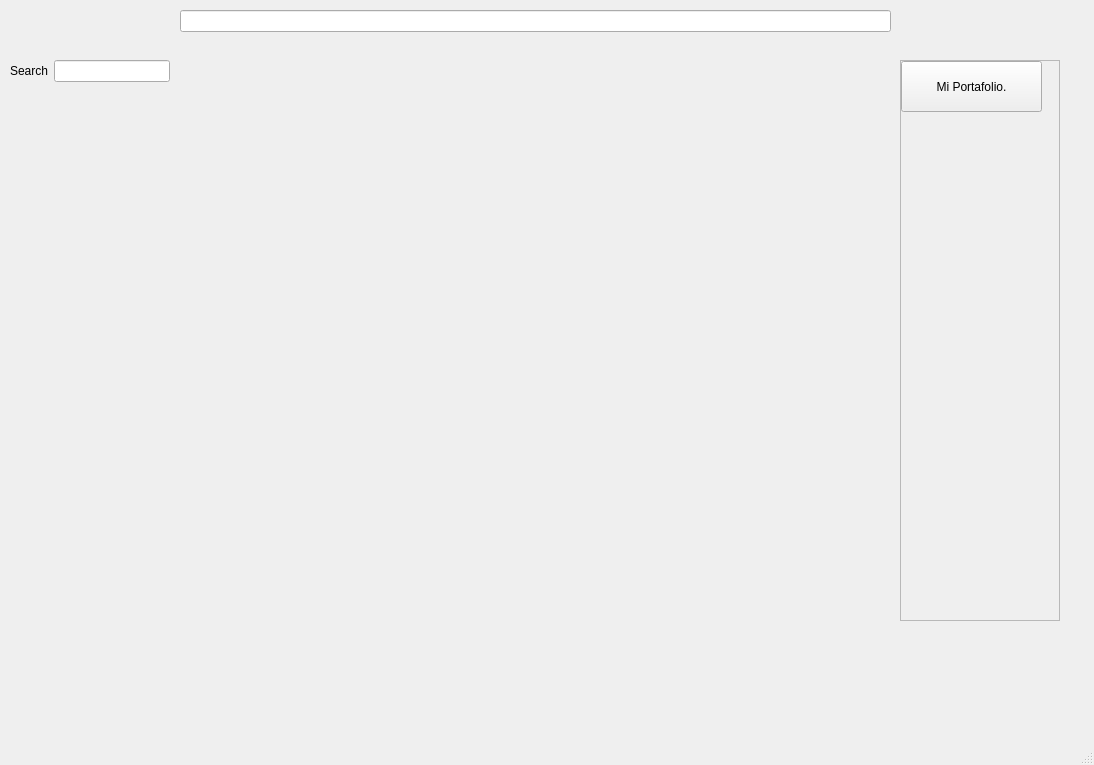
<?xml version="1.0" encoding="UTF-8"?>
<ui version="4.0">
 <class>MainWindow</class>
 <widget class="QMainWindow" name="MainWindow">
  <property name="geometry">
   <rect>
    <x>0</x>
    <y>0</y>
    <width>1094</width>
    <height>765</height>
   </rect>
  </property>
  <property name="windowTitle">
   <string>MainWindow</string>
  </property>
  <widget class="QWidget" name="centralwidget">
   <widget class="QWidget" name="gridLayoutWidget">
    <property name="geometry">
     <rect>
      <x>180</x>
      <y>150</y>
      <width>711</width>
      <height>471</height>
     </rect>
    </property>
    <layout class="QGridLayout" name="MainLayout">
     <property name="leftMargin">
      <number>1</number>
     </property>
    </layout>
   </widget>
   <widget class="QWidget" name="gridLayoutWidget_2">
    <property name="geometry">
     <rect>
      <x>179</x>
      <y>60</y>
      <width>711</width>
      <height>80</height>
     </rect>
    </property>
    <layout class="QGridLayout" name="PortfolioDataLayout"/>
   </widget>
   <widget class="QWidget" name="gridLayoutWidget_3">
    <property name="geometry">
     <rect>
      <x>900</x>
      <y>60</y>
      <width>160</width>
      <height>561</height>
     </rect>
    </property>
    <layout class="QGridLayout" name="ToolsLayout">
     <item row="0" column="0">
      <widget class="QScrollArea" name="scrollArea">
       <property name="widgetResizable">
        <bool>true</bool>
       </property>
       <widget class="QWidget" name="scrollAreaWidgetContents_2">
        <property name="geometry">
         <rect>
          <x>0</x>
          <y>0</y>
          <width>156</width>
          <height>557</height>
         </rect>
        </property>
        <widget class="QPushButton" name="miPortafolioButton">
         <property name="geometry">
          <rect>
           <x>0</x>
           <y>0</y>
           <width>141</width>
           <height>51</height>
          </rect>
         </property>
         <property name="text">
          <string>Mi Portafolio.</string>
         </property>
        </widget>
       </widget>
      </widget>
     </item>
    </layout>
   </widget>
   <widget class="QWidget" name="formLayoutWidget">
    <property name="geometry">
     <rect>
      <x>10</x>
      <y>60</y>
      <width>160</width>
      <height>561</height>
     </rect>
    </property>
    <layout class="QFormLayout" name="StockLayout">
     <item row="0" column="0">
      <widget class="QLabel" name="searchLabel">
       <property name="text">
        <string>Search</string>
       </property>
      </widget>
     </item>
     <item row="0" column="1">
      <widget class="QLineEdit" name="searchLineEdit"/>
     </item>
     <item row="1" column="0">
      <layout class="QHBoxLayout" name="StockListLayout"/>
     </item>
    </layout>
   </widget>
   <widget class="QWidget" name="gridLayoutWidget_4">
    <property name="geometry">
     <rect>
      <x>10</x>
      <y>630</y>
      <width>1051</width>
      <height>80</height>
     </rect>
    </property>
    <layout class="QGridLayout" name="ExtraDataLayout"/>
   </widget>
   <widget class="QLineEdit" name="MainSearchLine">
    <property name="geometry">
     <rect>
      <x>180</x>
      <y>10</y>
      <width>711</width>
      <height>22</height>
     </rect>
    </property>
   </widget>
  </widget>
  <widget class="QMenuBar" name="menubar">
   <property name="geometry">
    <rect>
     <x>0</x>
     <y>0</y>
     <width>1094</width>
     <height>26</height>
    </rect>
   </property>
  </widget>
  <widget class="QStatusBar" name="statusbar"/>
 </widget>
 <resources/>
 <connections/>
</ui>
